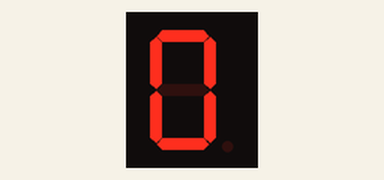
The sketch below on a simulated Arduino Uno, built with avr-gcc and run on an emulated ATmega328P. Parts: 1-digit seven-segment display. Wiring (inferred from the names in the program): 1-digit 7-segment display, segments lit when LOW: segments A1, A0, pin 4, pin 5, pin 6, pin 7, pin 8, pin 9. The segment pins are drawn as the display they are named for.

Above: at 0.15 s.
At 1.05 s:
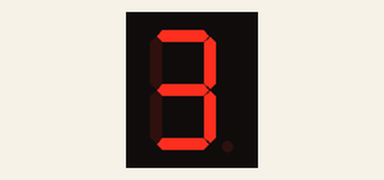
At 1.95 s:
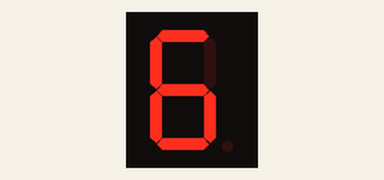
At 2.85 s:
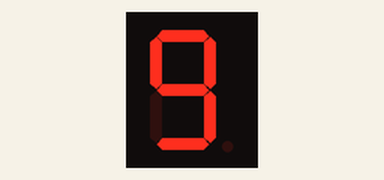
At 3.75 s:
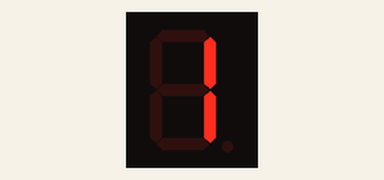

The sketch:

7_segment.ino
```cpp
#define A A1
#define B A0
#define C 4
#define D 5
#define E 6
#define F 7
#define G 8
#define DP 9

void setup() {

  pinMode (A, OUTPUT);
  pinMode (B, OUTPUT);
  pinMode (C, OUTPUT);
  pinMode (D, OUTPUT);
  pinMode (E, OUTPUT);
  pinMode (F, OUTPUT);
  pinMode (G, OUTPUT);
  pinMode (DP, OUTPUT);
}

void loop() {
  zero();
  delay(300);
  one();
  delay(300);
  two();
  delay(300);
  three();
  delay(300);
  four();
  delay(300);
  five();
  delay(300);
  six();
  delay(300);
  seven();
  delay(300);
  eight();
  delay(300);
  nine();
  delay(300);
  titik();
  delay(300);
}

void zero()
{
  digitalWrite (A, LOW);
  digitalWrite (B, LOW);
  digitalWrite (C, LOW);
  digitalWrite (D, LOW);
  digitalWrite (E, LOW);
  digitalWrite (F, LOW);
  digitalWrite (G, HIGH);
  digitalWrite (DP, HIGH);
}

void one()
{
  digitalWrite (A, HIGH);
  digitalWrite (B, LOW);
  digitalWrite (C, LOW);
  digitalWrite (D, HIGH);
  digitalWrite (E, HIGH);
  digitalWrite (F, HIGH);
  digitalWrite (G, HIGH);
  digitalWrite (DP, HIGH);
}

void two()
{
  digitalWrite (A, LOW);
  digitalWrite (B, LOW);
  digitalWrite (C, HIGH);
  digitalWrite (D, LOW);
  digitalWrite (E, LOW);
  digitalWrite (F, HIGH);
  digitalWrite (G, LOW);
  digitalWrite (DP, HIGH);
}

void three()
{
  digitalWrite (A, LOW);
  digitalWrite (B, LOW);
  digitalWrite (C, LOW);
  digitalWrite (D, LOW);
  digitalWrite (E, HIGH);
  digitalWrite (F, HIGH);
  digitalWrite (G, LOW);
  digitalWrite (DP, HIGH);
}

void four()
{
  digitalWrite (A, HIGH);
  digitalWrite (B, LOW);
  digitalWrite (C, LOW);
  digitalWrite (D, HIGH);
  digitalWrite (E, HIGH);
  digitalWrite (F, LOW);
  digitalWrite (G, LOW);
  digitalWrite (DP, HIGH);
}

void five()
{
  digitalWrite (A, LOW);
  digitalWrite (B, HIGH);
  digitalWrite (C, LOW);
  digitalWrite (D, LOW);
  digitalWrite (E, HIGH);
  digitalWrite (F, LOW);
  digitalWrite (G, LOW);
  digitalWrite (DP, HIGH);
}

void six()
{
  digitalWrite (A, LOW);
  digitalWrite (B, HIGH);
  digitalWrite (C, LOW);
  digitalWrite (D, LOW);
  digitalWrite (E, LOW);
  digitalWrite (F, LOW);
  digitalWrite (G, LOW);
  digitalWrite (DP, HIGH);
}

void seven()
{
  digitalWrite (A, LOW);
  digitalWrite (B, LOW);
  digitalWrite (C, LOW);
  digitalWrite (D, HIGH);
  digitalWrite (E, HIGH);
  digitalWrite (F, HIGH);
  digitalWrite (G, HIGH);
  digitalWrite (DP, HIGH);
}

void eight()
{
  digitalWrite (A, LOW);
  digitalWrite (B, LOW);
  digitalWrite (C, LOW);
  digitalWrite (D, LOW);
  digitalWrite (E, LOW);
  digitalWrite (F, LOW);
  digitalWrite (G, LOW);
  digitalWrite (DP, HIGH);
}

void nine()
{
  digitalWrite (A, LOW);
  digitalWrite (B, LOW);
  digitalWrite (C, LOW);
  digitalWrite (D, LOW);
  digitalWrite (E, HIGH);
  digitalWrite (F, LOW);
  digitalWrite (G, LOW);
  digitalWrite (DP, HIGH);
}
void titik()
{
  digitalWrite (A, HIGH);
  digitalWrite (B, HIGH);
  digitalWrite (C, HIGH);
  digitalWrite (D, HIGH);
  digitalWrite (E, HIGH);
  digitalWrite (F, HIGH);
  digitalWrite (G, HIGH);
  digitalWrite (DP, LOW);
}
```

Measured:
- by itself, everything shown: repeats every 3.3 s, in 11 steps
